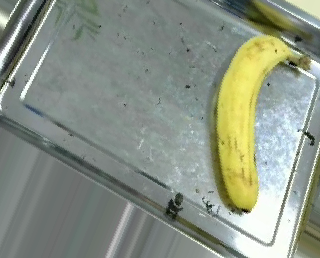
#> input picture data/data_processing/train/banana/Banana0141.png, 320 x 258 px; its folder holds only this picture in this run
$ python main.py
#> lines starting #> are read from the running program, lines starting #| are printed output that depends on the picture
### svm_hog/svm_hog_model.py
import os
import cv2
import numpy as np
from skimage.feature import hog
from sklearn.svm import LinearSVC
from sklearn.preprocessing import LabelEncoder
from joblib import dump, load

def load_images_and_labels(data_dir, img_size=(128, 128)):
#> called with data_dir = 'data/data_processing/train', img_size = (128, 128)
    images = []
    labels = []
    for label in os.listdir(data_dir):
        label_path = os.path.join(data_dir, label)
        if not os.path.isdir(label_path):
            continue
        for fname in os.listdir(label_path):
            fpath = os.path.join(label_path, fname)
            img = cv2.imread(fpath)
#> img is the input picture: shape (258, 320, 3); mean B, G, R 132.7, 146.6, 138.4
            if img is None:
                continue
            img = cv2.resize(img, img_size)
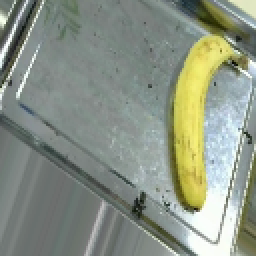
#> img: shape (128, 128, 3) (shown 2 times larger); mean B, G, R 132.6, 146.5, 138.3
            images.append(img)
            labels.append(label)
#> pass 2 of the loop in load_images_and_labels, `for label in os.listdir(data_dir):`:
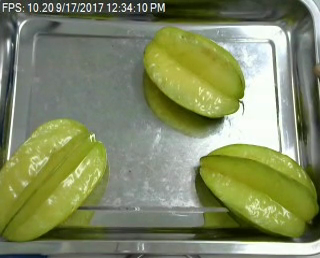
#> input picture data/data_processing/train/carambola/Carambola 001334.png, 320 x 258 px
#> in load_images_and_labels, img is the input picture: shape (258, 320, 3); mean B, G, R 98.3, 136.5, 127.9
#> in load_images_and_labels, `img = cv2.resize(img, img_size)`:
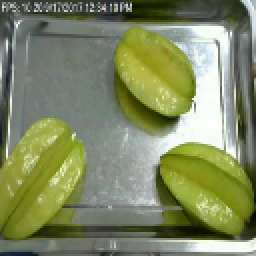
#> img: shape (128, 128, 3) (shown 2 times larger); mean B, G, R 98.3, 136.4, 127.8
#> in train_svm_hog, `images, labels = load_images_and_labels(train_dir)`: images = 2 items; labels = ['banana', 'carambola']
    return images, labels

def extract_hog_features(images):
    features = []
    for img in images:
        gray = cv2.cvtColor(img, cv2.COLOR_BGR2GRAY)
        hog_feat = hog(gray, pixels_per_cell=(8, 8), cells_per_block=(2, 2), feature_vector=True)
        features.append(hog_feat)
#> this loop made 2 passes
#> pass 1, in extract_hog_features, `gray = cv2.cvtColor(img, cv2.COLOR_BGR2GRAY)`:
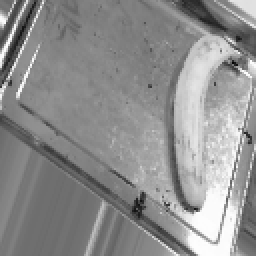
#> gray: shape (128, 128) (shown 2 times larger); min 4, max 254, mean 142.5
#> pass 2, in extract_hog_features, `gray = cv2.cvtColor(img, cv2.COLOR_BGR2GRAY)`:
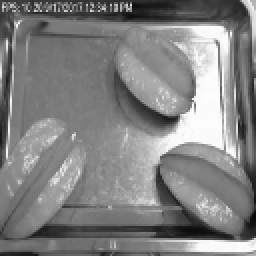
#> gray: shape (128, 128) (shown 2 times larger); min 9, max 254, mean 129.5
#> after the loop, features = 2 items
    return np.array(features)

def train_svm_hog(train_dir):
    images, labels = load_images_and_labels(train_dir)
    features = extract_hog_features(images)
    le = LabelEncoder()
    y = le.fit_transform(labels)
#> y = [0, 1]
    svm = LinearSVC(max_iter=10000)
    svm.fit(features, y)
    # Sačuvaj model i label encoder
    dump(svm, "svm_hog_model.joblib")
    dump(le, "label_encoder.joblib")
    print("Model treniran i sačuvan.")

# [9 lines left out: function predict_image, not called in this run]

# Primer pokretanja treninga:
# train_svm_hog(r'data/data_processing/train')

### main.py
from svm_hog.svm_hog_model import train_svm_hog

if __name__ == "__main__":
    train_svm_hog(r"data/data_processing/train")

# Da bi se pokrenuo venv koristiti: .venv/Scripts/activate
# Da bi se pokrenuo trening, koristi se komanda:
# python main.py
# Da bi se pokrenula predikcija, koristi se komanda:
# python predict_svm_hog.py
